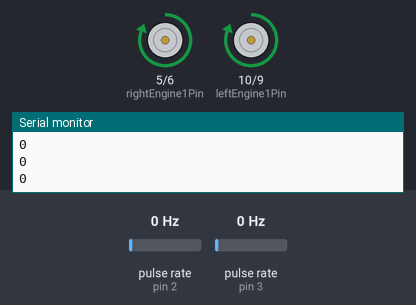
A sketch run on a simulated Arduino Uno, built with avr-gcc and run on an emulated ATmega328P. Shown: motor-driver pin pairs drawn as motors (green arrow = first pin HIGH = forward, orange = second pin HIGH = backward, longer = more drive), the last lines printed to the serial monitor. Wiring (inferred from the names in the program): 2 × pulse sensor: data pin 2 / data pin 3. The inputs (shaded band) are chosen by the test bench; at power-on: pulse rate (sensors on pin 2, pin 3) 0 Hz.

Above: at 1.2 s.
1.3 s: pulse rate (sensor on pin 2) set to 3 Hz
4.3 s: pulse rate (sensor on pin 2) set to 6 Hz
At 5.3 s:
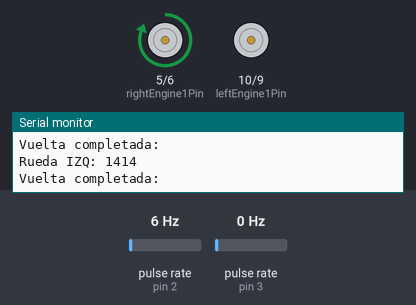
6.3 s: pulse rate (sensor on pin 3) set to 3 Hz
9.3 s: pulse rate (sensor on pin 3) set to 6 Hz
At 10.4 s:
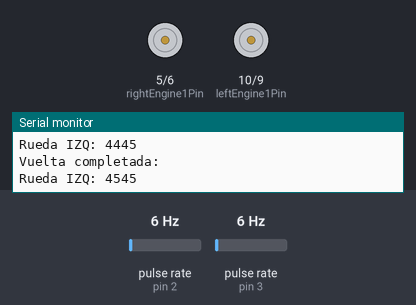
Timing chart, 0 to 12.3 s (numbered marks = the images above; inputs shaded):
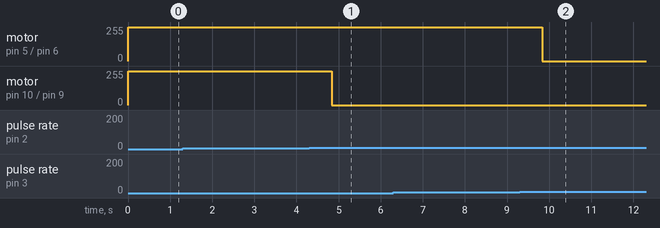

The sketch:

Test_encoder.ino
```cpp
/*
 *   ------------------------------------------------------------------------
 *  |  Engines test code                                                    |
 *  |  Author:  Rafa Moreno                                                 |
 *  |  Date:    20 - 16 - 2015                                              |
 *  |  Version: 1.00                                                        |
 *  |  Description: Counts the number of laps and stops when after one lap  |
 *  |                                                                       |
 *  -------------------------------------------------------------------------
*/

// Encoder Pins: 2 & 3
const int pinEncoderIzq = 3;
const int pinEncoderDer = 2;

// Counts the number of interrupts
int numInterruptIzq;
int numInterruptDer;

// Right Engine: Pins 5 & 6
const int   rightEngine1Pin = 5,
            rightEngine2Pin = 6;

// Left Engine: Pins 10 & 9
const int   leftEngine1Pin = 10,
            leftEngine2Pin = 9;

void setup()
{
  Serial.begin(9600);
  pinMode(pinEncoderIzq,INPUT);
  attachInterrupt(0,ISR_EncoderIzq,FALLING);
  pinMode(pinEncoderDer,INPUT);
  attachInterrupt(1,ISR_EncoderDer,FALLING);
  pinMode(rightEngine1Pin, OUTPUT);
  pinMode(rightEngine2Pin, OUTPUT);
  pinMode(leftEngine1Pin, OUTPUT);
  pinMode(leftEngine2Pin, OUTPUT);
}

void loop()
{
  if(numInterruptIzq == 0 && numInterruptDer == 0)
  {
    digitalWrite(rightEngine1Pin,HIGH);
    digitalWrite(rightEngine2Pin,LOW);

    digitalWrite(leftEngine1Pin,HIGH);
    digitalWrite(leftEngine2Pin,LOW);
  }

  Serial.println(numInterruptIzq);

  if(numInterruptIzq >= 12)
  {
    Serial.print("Vuelta completada: ");
    Serial.print("\nRueda IZQ: ");
    Serial.print(numInterruptIzq);
    digitalWrite(leftEngine1Pin,LOW);
    digitalWrite(leftEngine2Pin,LOW);
  }
  if(numInterruptDer >= 12)
  {
    //Serial.print("Vuelta completada: ");
    //Serial.print("\nRueda DER: ");
    //Serial.print(numInterruptDer);
    digitalWrite(rightEngine1Pin,LOW);
    digitalWrite(rightEngine2Pin,LOW);
  }
}

void ISR_EncoderIzq()
{
  numInterruptIzq++;
}

void ISR_EncoderDer()
{
  numInterruptDer++;
}
```

Measured:
- the behaviour switches between 4 and 5 Hz on pulse rate (sensor on pin 2) (found by bisection; images 0 and 1)
- the behaviour switches between 4 and 5 Hz on pulse rate (sensor on pin 3) (found by bisection; images 1 and 2)
- after the input at 4.3 s, motor on pin 10 (leftEngine1Pin) / pin 9 (leftEngine2Pin): forward 255/255 → stopped after 0.54 s instead of 1.0 s
- after the input at 9.3 s, motor on pin 5 (rightEngine1Pin) / pin 6 (rightEngine2Pin): forward 255/255 → stopped after 0.54 s instead of 1.0 s
